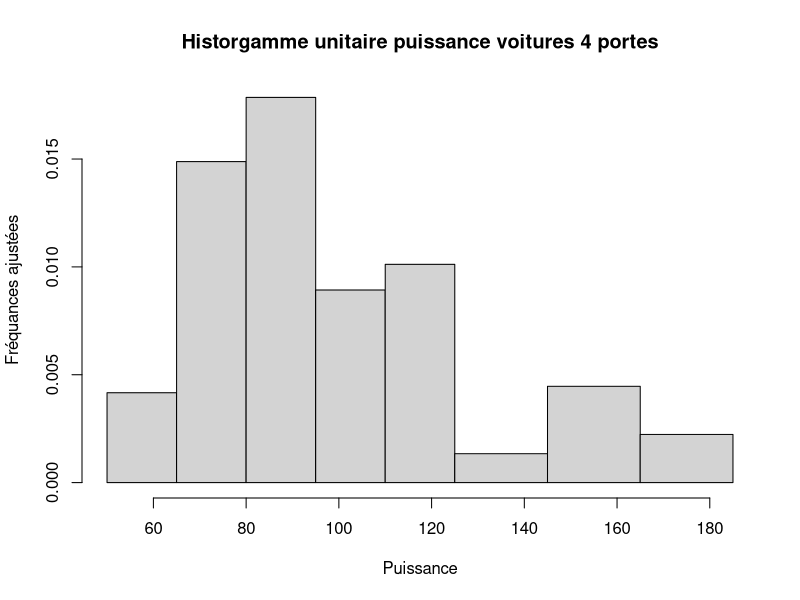
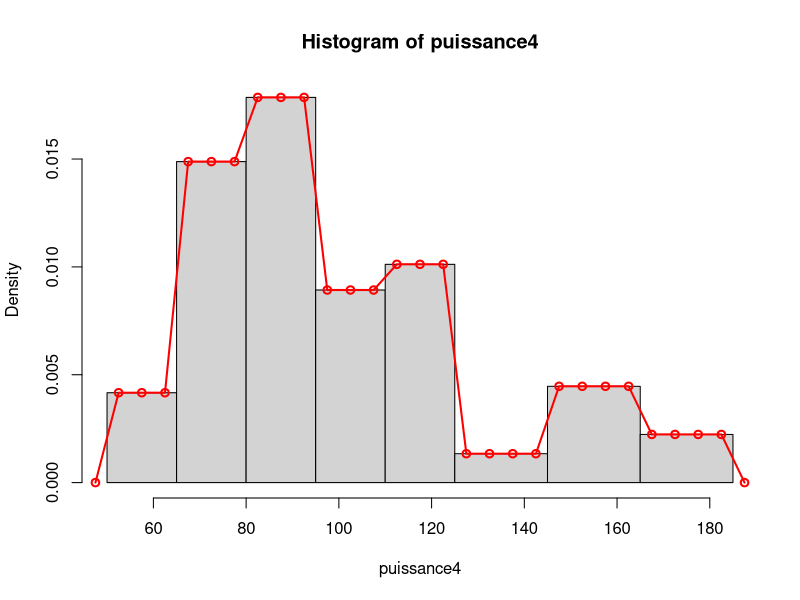
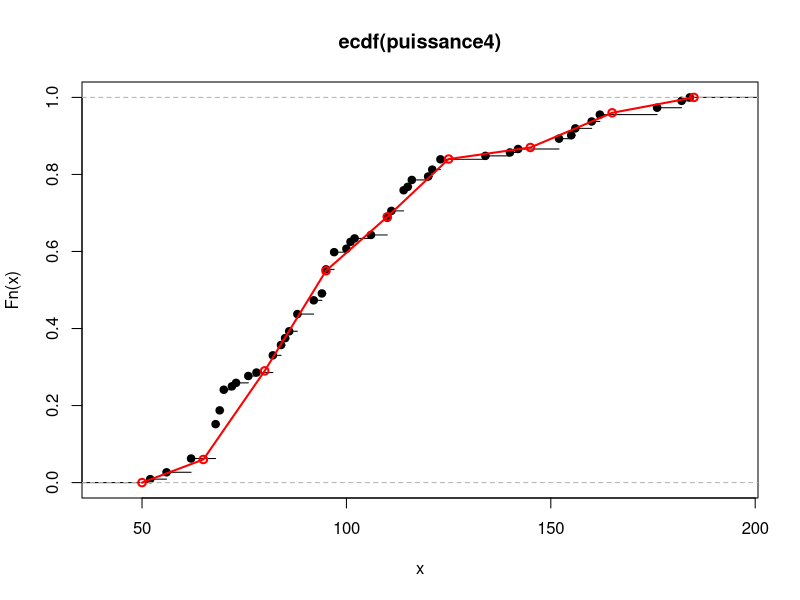

These charts were generated, in order, by the following R code:
##Liste 4

data=read.table("car-data.txt",header=T)
attach(data)

puissance4=Horsepower[Doors=="four"]
puissance2=Horsepower[Doors=="two"]

##Ex2
##1

h=hist(puissance4,freq=F,breaks=c(50,65,80,95,110,125,145,165,185),
     main="Historgamme unitaire puissance voitures 4 portes", 
     ylab="Fréquances ajustées", xlab="Puissance")
#on va ajouter le polygone des fréquances
#on va calculer les x et les y des points qu'on veut ajouter au graphique
?hist
h$density #nous donne la hauteur des colonnes
plot(h) #dessine l'histo
x1=seq(47.5,187.5,5)
y1=c(0,rep(h$density,c(3,3,3,3,3,4,4,4)),0)
lines(x1,y1,col="red",type="o",lwd=2)

##2
#on dessine la courbe cumulative
plot(ecdf(puissance4))

#on calcule les x et les y des points necessaires pour dessiner l'ogive
x2=c(50,65,80,95,110,125,145,165,185)
y2=c(0,0.06,0.29,0.55,0.69,0.84,0.87,0.96,1)

#on dessine l'ogive
lines(x2,y2,col="red",type="o",lwd=2)